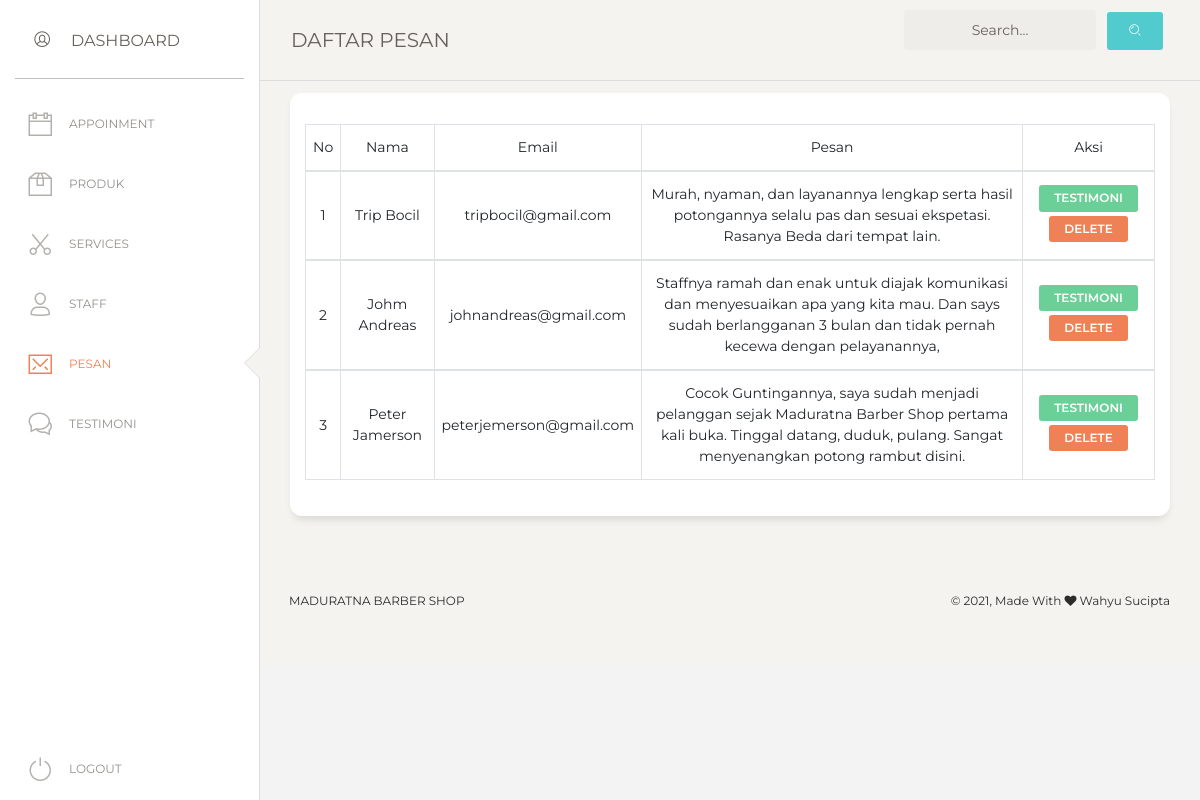
The app's page /admin/pesan/view.php (signed in) with its own data.
### tables this page shows
CREATE TABLE `tb_pesan` (
  `id_pesan` int(11) NOT NULL,
  `nama` varchar(50) NOT NULL,
  `email` varchar(50) NOT NULL,
  `pesan` text NOT NULL,
  `status` int(11) NOT NULL
);

### admin/pesan/view.php (the view, shortened to what this page needs)
<?php
    require_once "../../config/conn.php";
    if(isset($_POST['search'])){
        $a = $_POST['keyword'];
        $query = mysqli_query($conn, "SELECT * FROM tb_pesan WHERE nama LIKE '%$a%' OR email LIKE '%$a%' ");
    }
    else{
        $query = mysqli_query($conn, "SELECT * FROM tb_pesan");
    }
    $total = mysqli_num_rows($query);
?>
<!DOCTYPE html>
<html lang="en">
<head>
  <link href="https://maxcdn.bootstrapcdn.com/font-awesome/latest/css/font-awesome.min.css" rel="stylesheet">
  <link href="../assets/css/bootstrap.min.css" rel="stylesheet" />
  <link href="../assets/css/paper-dashboard.css?v=2.0.1" rel="stylesheet" />
  <link href="../assets/demo/demo.css" rel="stylesheet" />
  <link rel="stylesheet" href="../css/nav.css">
</head>
<body class="">
  <div class="wrapper ">
    <div class="sidebar" data-color="white" data-active-color="danger">
      <div class="logo">
        <a class="simple-text logo-mini">
          <div class="logo-image-small pt-1">
            <i class="nc-icon nc-circle-10"></i>
          </div>
        </a>
        <a href="" class="simple-text logo-normal">
          Dashboard
        </a>
      </div>
      <div class="sidebar-wrapper">
        <ul class="nav">
          <li>
            <a href="../app/view.php">
              <i class="nc-icon nc-calendar-60"></i>
              <p>APPOINMENT</p>
            </a>
          </li>
          <li>
            <a href="../produk/view.php">
              <i class="nc-icon nc-box-2"></i>
              <p>Produk</p>
            </a>
          </li>
          <li>
            <a href="../service/view.php">
            <i class="nc-icon nc-scissors"></i>
              <p>Services</p>
            </a>
          </li>
          <li>
            <a href="../staff/view.php">
              <i class="nc-icon nc-single-02"></i>
              <p>Staff</p>
            </a>
          </li>
          <li class="active">
            <a href="view.php">
              <i class="nc-icon nc-email-85"></i>
              <p>Pesan</p>
            </a>
          </li>
          <li>
            <a href="../testimoni/view.php">
              <i class="nc-icon nc-chat-33"></i>
              <p>Testimoni</p>
            </a>
          </li>
          <li class="active-pro">
          <a href="../process/logout.php">
              <i class="nc-icon nc-button-power"></i>
              <p>Logout</p>
            </a>
          </li>
        </ul>
      </div>
    </div>
    <div class="main-panel">
      <nav class="navbar navbar-expand-lg navbar-absolute fixed-top navbar-transparent">
        <div class="container-fluid">
          <div class="navbar-wrapper">
            <a class="navbar-brand" href="">DAFTAR PESAN</a>
          </div>
          <form action="" method="POST">
            <div class="collapse navbar-collapse justify-content-end" id="navigation">
                <div class="input-group no-border">
                  <input type="teext" name="keyword" class="form-control" placeholder="Search...">
                </div>
                <ul class="navbar-nav">
                  <li class="nav-item">
                    <button type="submit" name="search" class="btn btn-primary"><i class="nc-icon nc-zoom-split"></i></button>
                  </li>
                </ul>
            </div>
          </form>
        </div>
      </nav>
      <div class="content">
        <div class="row">
          <div class="col-md-12">
            <div class="card">
              <div class="card-body">
                <div class="table-responsive">
                  <table class="table">
                  <?php if($total <= 0){ ?>
                    <?php } else {?>
                    <table class="table table-hover table-bordered">
                        <thead align="center">
                            <td>No</td>
                            <td>Nama</td>
                            <td>Email</td>
                            <td>Pesan</td>
                            <td>Aksi</td>
                        <?php
                            $i = 1;
                            foreach ($query as $sql) :
                        ?>
                        <tbody align="center">
                          <form action="process/reply-process.php" method="POST">
                            <td><?= $i++; ?></td>
                            <td><?= $sql['nama'] ?></td>
                            <td><?= $sql['email'] ?></td>
                            <td><?= $sql['pesan'] ?></td>
                            <td><a href="process/reply-process.php?id=<?=$sql['id_pesan']?>" class="btn btn-success btn-sm mb-1">TESTIMONI</a>
                                <a onclick="return confirm('Yakin Ingin Menghapus Data Ini ?')" href="process/delete.php?id=<?=$sql['id_pesan']?>" class="btn btn-danger btn-sm mb-1">DELETE</a>
                            </td>
                          </form>
                        </tbody>
                        <?php endforeach; ?>
                        <?php }?>
                  </table>
                </div>
              </div>
            </div>
          </div>
        </div>
      </div>
      <footer class="footer footer-black  footer-white ">
        <div class="container-fluid">
          <div class="row">
            <nav class="footer-nav">
              <ul>
                <li><a href="" target="_blank">Maduratna Barber Shop</a></li>
              </ul>
            </nav>
            <div class="credits ml-auto">
              <span class="copyright">
                © , Made With <i class="fa fa-heart heart"></i> Wahyu Sucipta
              </span>
            </div>
          </div>
        </div>
      </footer>
    </div>
  </div>
</body>
</html>

### admin/assets/demo/demo.css (style rules this page uses)
body { background-color: #f3f3f3; }
.sidebar .logo { padding: 15px; }
@media all and (min-width: 992px) { .sidebar .nav>li.active-pro { position: absolute; width: 100%; bottom: 10px; } }

### admin/css/nav.css (style rules this page uses)
* { padding: 0; margin: 0; text-decoration: none; list-style: none; box-sizing: border-box; }
body { font-family: montserrat; }
nav ul li { display: inline-block; line-height: 80px; margin: 0 5px; }
.footer-nav li { margin-top: -60px !important; }
nav ul li a { color: #444; font-size: 17px; padding: 7px 13px; border-radius: 3px; text-transform: uppercase; text-decoration: none !important; }
.navbar { margin-top: -20px !important; }
.navbar-brand { margin-top: 20px; }

### admin/pesan/view.php (style rules this page uses)
input { border:none; background-color: transparent; width: 100%; padding: 10px; text-align: center; }

### records on screen
tb_pesan: nama "Trip Bocil", email "tripbocil@gmail.com", pesan "Murah, nyaman, dan layanannya lengkap serta hasil potongannya selalu pas dan sesuai ekspetasi. Rasanya Beda dari tempat lain."
tb_pesan: nama "Johm Andreas", email "johnandreas@gmail.com", pesan "Staffnya ramah dan enak untuk diajak komunikasi dan menyesuaikan apa yang kita mau. Dan says sudah berlangganan 3 bulan dan tidak pernah kecewa dengan pelayanannya,"
tb_pesan: nama "Peter Jamerson", email "peterjemerson@gmail.com", pesan "Cocok Guntingannya, saya sudah menjadi pelanggan sejak Maduratna Barber Shop pertama kali buka. Tinggal datang, duduk, pulang. Sangat menyenangkan potong rambut disini."
